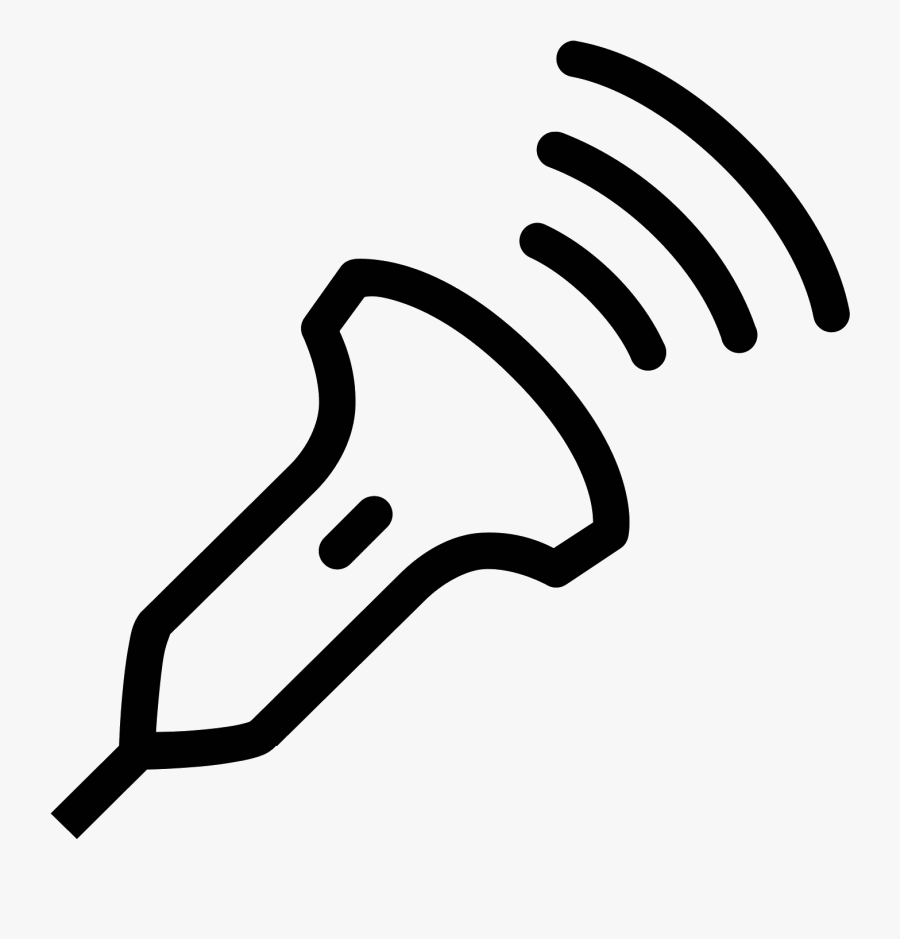
#> input picture assets/ultrasonic.jpg, 900 x 939 px
$ python generate_array.py
#> lines starting #> are read from the running program, lines starting #| are printed output that depends on the picture; after the words box and inside, x2 and y2 are one past the last pixel; in counts of white or black regions, pixels touching at a corner belong together
from PIL import Image
import numpy as np

def image_to_boolean_array(image_path, output_shape=(128, 64), threshold=128, output_file="output_image.bmp"):
    # Open the image and convert to grayscale
#> called with image_path = 'ultrasonic.jpg', output_shape = (48, 48), threshold = 200, output_file = 'output_image.bmp'
    image = Image.open(image_path).convert("L")

    # Resize the image to the desired output shape
    image_resized = image.resize(output_shape)
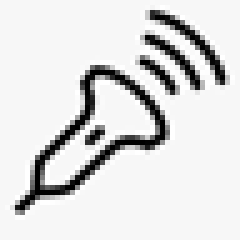
#> image_resized: PIL image 48x48 L (shown 5 times larger); min 0, max 255, mean 220.2

    # Apply threshold to convert the grayscale image to black and white
    image_bw = image_resized.point(lambda x: 255 if x < threshold else 0, '1')
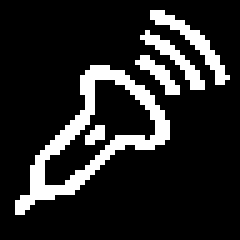
#> image_bw: PIL image 48x48 1 (shown 5 times larger); 14.8% white in thin lines or dots, all inside (x1, y1, x2, y2) = (3, 2, 46, 43)

    # Convert the image to a NumPy array
    boolean_array = np.array(image_bw)

    # Save the resulting black-and-white image
    image_bw.save(output_file)

    # Generate formatted output for pasting into ATmega328p code
    formatted_array = []
    for row in boolean_array:
        byte = []
        for pixel in row:
            byte.append('1' if pixel else '0')
        formatted_array.append(''.join(byte))
#> this loop made 48 passes
#> after the loop, formatted_array = 48 items

    # [7 lines of commented-out code are left out]
    packed_array = []
    for row in boolean_array:
        packed_row = []
        for i in range(0, len(row), 16):
            packed_byte = 0
            for j in range(16):
                packed_byte |= row[i + j] << (15 - j)
            packed_row.append(packed_byte)
        packed_array.append(packed_row)
#> after the loop, packed_array = 48 items, first 6: [0, 0, 0], [0, 0, 0], [0, 3, 32768], [0, 3, 57344], [0, 1, 63488], [0, 0, 15360]

    # Print packed array for ATmega328p code as hex
    print("const uint16_t image_array[SPLASH_HEIGHT][SPLASH_WIDTH/16] = {{".format(output_shape[1], output_shape[0]))
    for line in packed_array:
        print("    {" + ", ".join("0x{:04X}".format(byte) for byte in line) + "},")
#> this loop made 48 passes
#> line on passes 1 to 12: [0, 0, 0], [0, 0, 0], [0, 3, 32768], [0, 3, 57344], [0, 1, 63488], [0, 0, 15360], [0, 4, 3840], [0, 15, 1920], [0, 7, 50112], [0, 1, 57792], [0, 0, 61664], [0, 12, 14448]
#|     {0x0000, 0x0000, 0x0000},
#|     {0x0000, 0x0000, 0x0000},
#|     {0x0000, 0x0003, 0x8000},
#|     {0x0000, 0x0003, 0xE000},
#|     {0x0000, 0x0001, 0xF800},
#|     {0x0000, 0x0000, 0x3C00},
#|     {0x0000, 0x0004, 0x0F00},
#|     {0x0000, 0x000F, 0x0780},
#> (further printed lines are left out)
    print("};")

    return boolean_array

if __name__ == "__main__":
    # Example usage:
    # image_to_boolean_array("food.jpg", output_shape=(48, 48), threshold=200, output_file="output_image.bmp")
    # image_to_boolean_array("caution.jpg", output_shape=(48, 48), threshold=200, output_file="output_image.bmp")
    # image_to_boolean_array("snowflake.jpg", output_shape=(48, 48), threshold=200, output_file="output_image.bmp")
    image_to_boolean_array("ultrasonic.jpg", output_shape=(48, 48), threshold=200, output_file="output_image.bmp")

$ run again, with assets/food.jpg copied over assets/ultrasonic.jpg
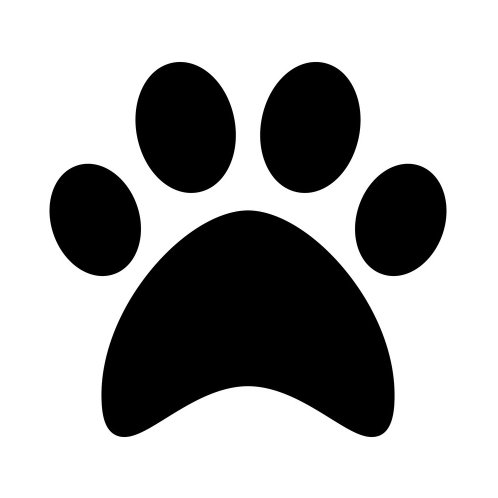
#> input picture assets/food.jpg, 995 x 995 px (shown at 1/2 size)
#> in image_to_boolean_array, `image_resized = image.resize(output_shape)`:
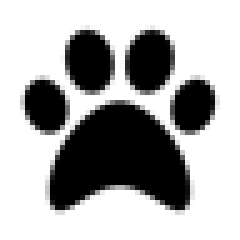
#> image_resized: PIL image 48x48 L (shown 5 times larger); min 0, max 255, mean 171
#> in image_to_boolean_array, `image_bw = image_resized.point(lambda x: 255 if x < threshold else 0, ..`:
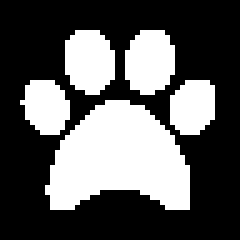
#> image_bw: PIL image 48x48 1 (shown 5 times larger); 35.5% white; 5 white regions, box (x1, y1, x2, y2) and area: (9, 20, 38, 42) 441, (13, 6, 23, 19) 106, (25, 6, 35, 19) 106, (34, 16, 43, 27) 83, (4, 16, 14, 27) 82
#> the loop in image_to_boolean_array, `for row in boolean_array:` made 48 passes
#> after the loop in image_to_boolean_array, `for row in boolean_array:`: formatted_array = 48 items
#> after the loop in image_to_boolean_array, `for row in boolean_array:`: packed_array = 48 items, first 6: [0, 0, 0], [0, 0, 0], [0, 0, 0], [0, 0, 0], [0, 0, 0], [0, 0, 0]
#> the loop in image_to_boolean_array, `for line in packed_array:` made 48 passes
#> (printed output is left out)

$ run again, with assets/caution.jpg copied over assets/ultrasonic.jpg
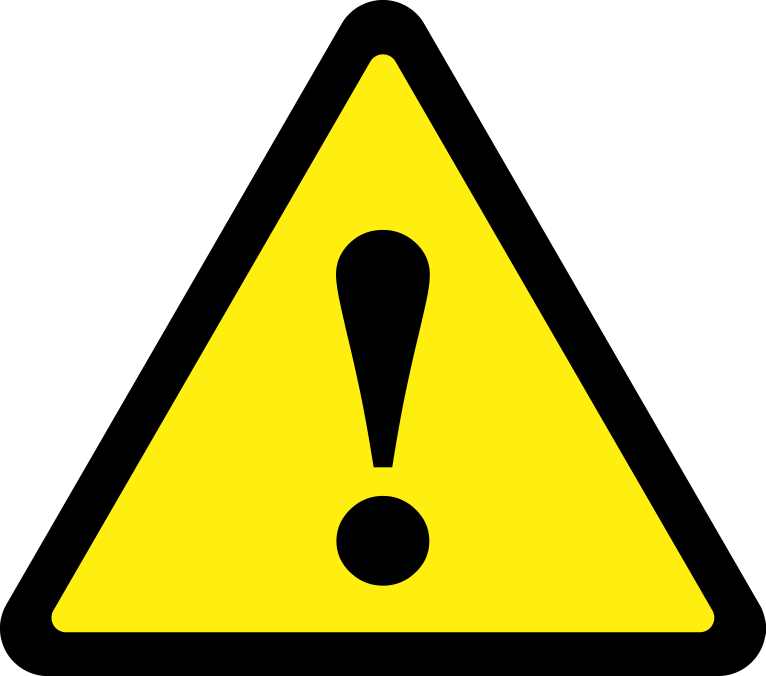
#> input picture assets/caution.jpg, 2297 x 2028 px (shown at 1/3 size)
#> in image_to_boolean_array, `image = Image.open(image_path).convert("L")`:
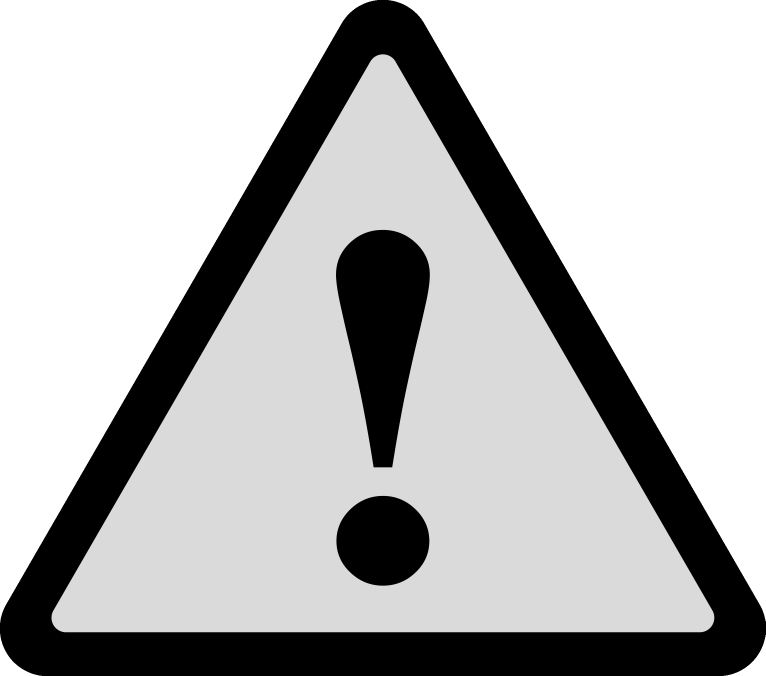
#> image: PIL image 2297x2028 L (shown at 1/3 size); min 0, max 255, mean 184.7
#> in image_to_boolean_array, `image_bw = image_resized.point(lambda x: 255 if x < threshold else 0, ..`:
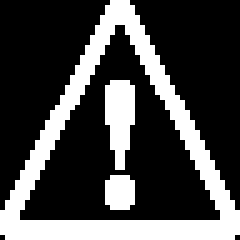
#> image_bw: PIL image 48x48 1 (shown 5 times larger); 28.3% white; 3 white regions, box (x1, y1, x2, y2) and area: (0, 0, 48, 48) 534, (21, 16, 27, 34) 80, (21, 35, 27, 42) 38
#> the loop in image_to_boolean_array, `for row in boolean_array:` made 48 passes
#> after the loop in image_to_boolean_array, `for row in boolean_array:`: formatted_array = 48 items
#> after the loop in image_to_boolean_array, `for row in boolean_array:`: packed_array = 48 items, first 6: [0, 960, 0], [0, 2016, 0], [0, 2016, 0], [0, 4080, 0], [0, 4080, 0], [0, 7800, 0]
#> the loop in image_to_boolean_array, `for line in packed_array:` made 48 passes
#> (printed output is left out)

$ run again, with assets/snowflake.jpg copied over assets/ultrasonic.jpg
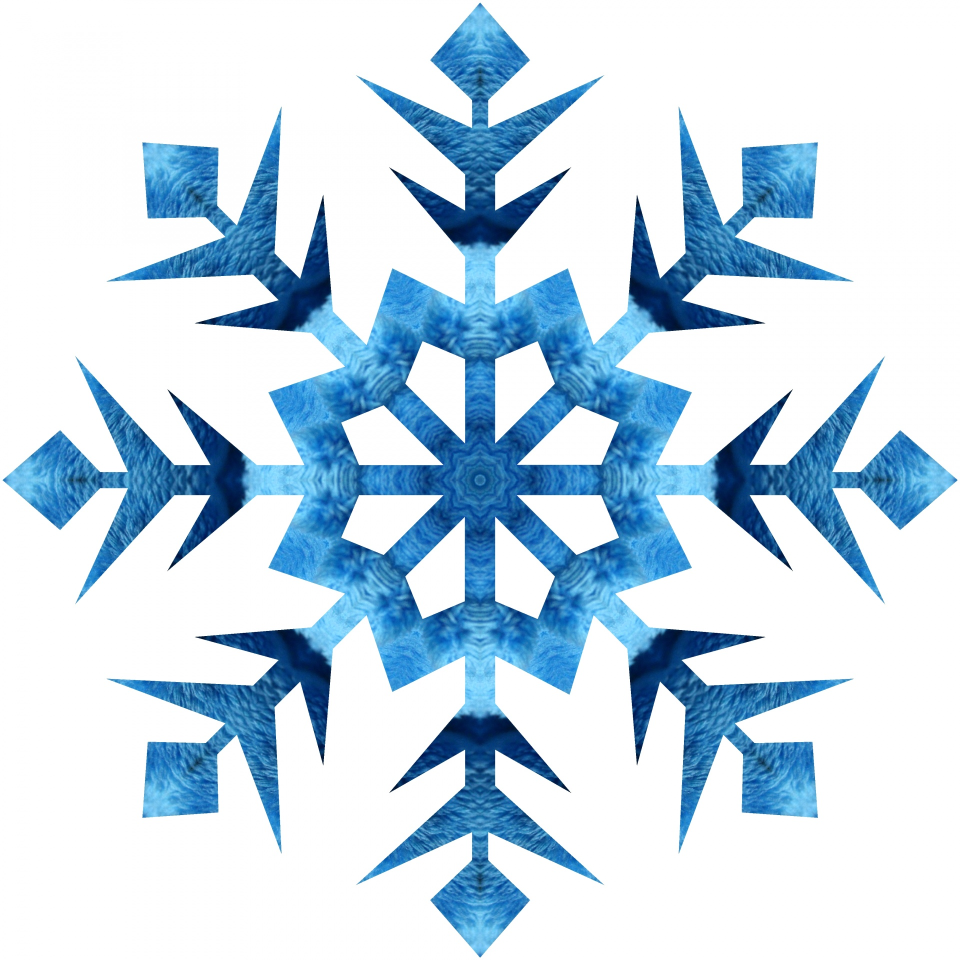
#> input picture assets/snowflake.jpg, 1920 x 1920 px (shown at 1/2 size)
#> in image_to_boolean_array, `image = Image.open(image_path).convert("L")`:
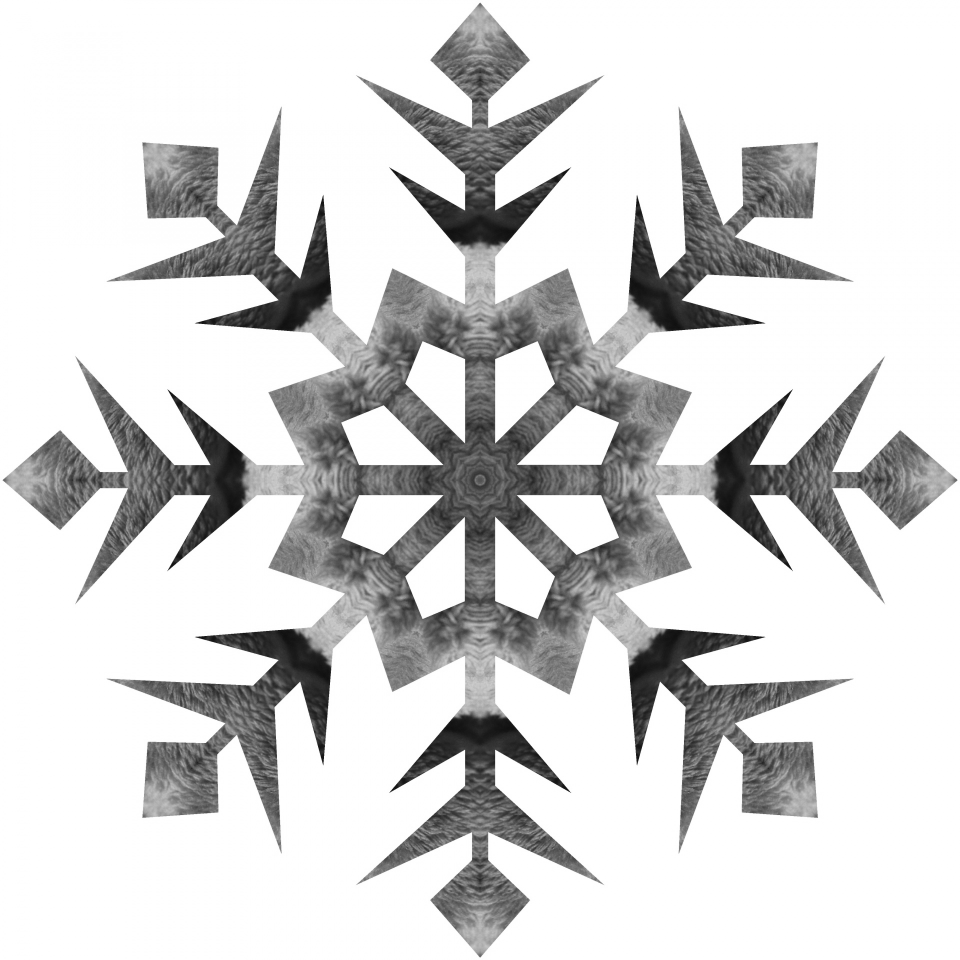
#> image: PIL image 1920x1920 L (shown at 1/2 size); min 14, max 255, mean 214
#> in image_to_boolean_array, `image_bw = image_resized.point(lambda x: 255 if x < threshold else 0, ..`:
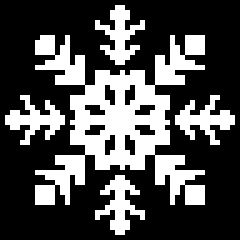
#> image_bw: PIL image 48x48 1 (shown 5 times larger); 30.5% white in thin lines or dots
#> the loop in image_to_boolean_array, `for row in boolean_array:` made 48 passes
#> after the loop in image_to_boolean_array, `for row in boolean_array:`: formatted_array = 48 items
#> after the loop in image_to_boolean_array, `for row in boolean_array:`: packed_array = 48 items, first 6: [0, 0, 0], [0, 384, 0], [0, 960, 0], [0, 960, 0], [0, 4488, 0], [0, 7608, 0]
#> the loop in image_to_boolean_array, `for line in packed_array:` made 48 passes
#> (printed output is left out)
